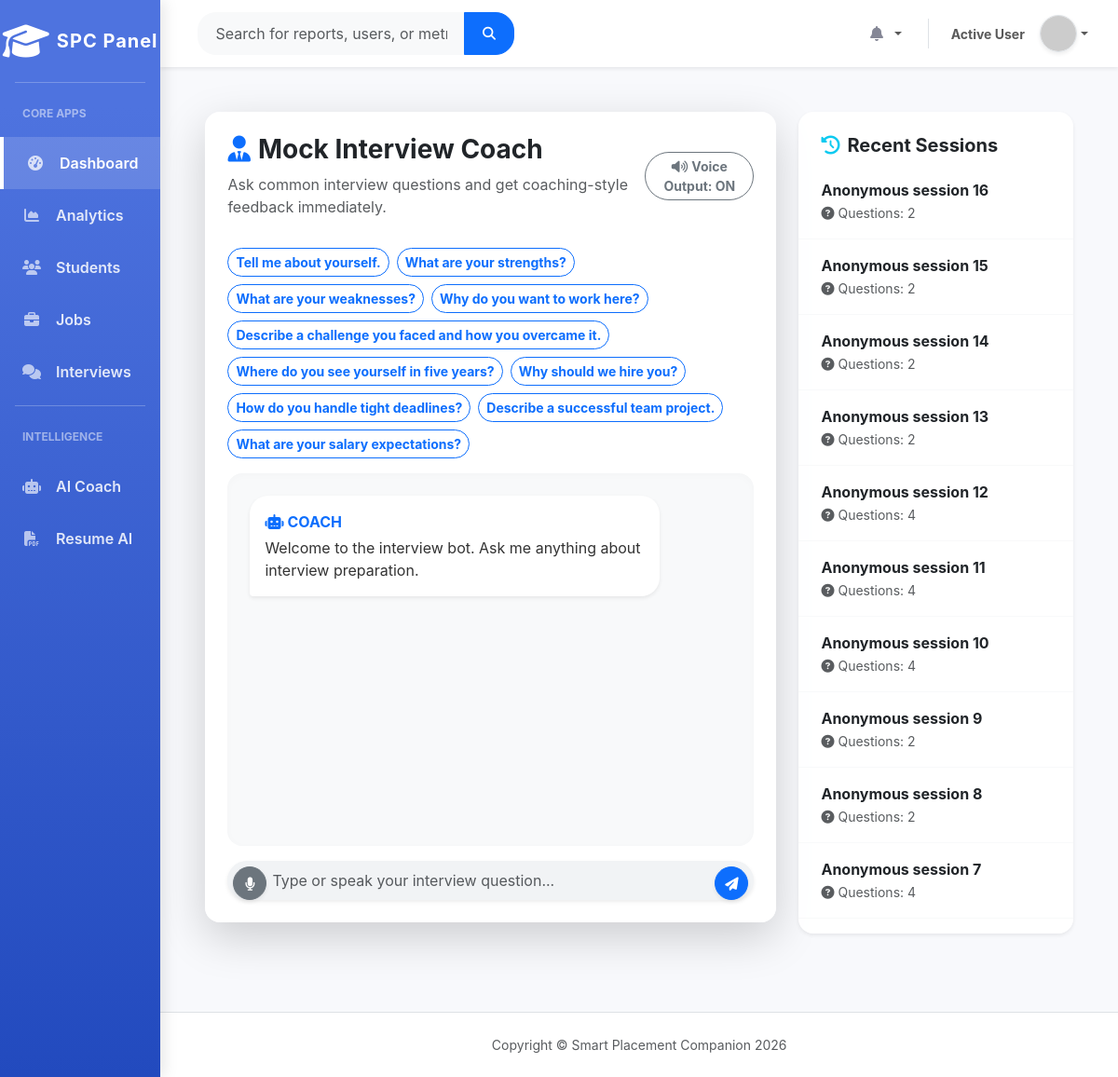
The app's page /students/mock_interview/ with its own data.
### students/models.py (models this page shows, shortened)
class MockInterviewQuestion(models.Model):
    text = models.CharField(max_length=512)
    category = models.CharField(max_length=64, blank=True, default='General')
    created_at = models.DateTimeField(auto_now_add=True)

class MockInterviewSession(models.Model):
    student = models.ForeignKey(Student, null=True, blank=True, on_delete=models.SET_NULL)
    created_at = models.DateTimeField(auto_now_add=True)
    updated_at = models.DateTimeField(auto_now=True)
    def question_count(self):
        return self.messages.count()
    def __str__(self):
        name = self.student.name if self.student else 'Anonymous'
        return f"{name} session {self.id}"

### students/views.py (the view, shortened to what this page needs)
# urls.py: path('mock_interview/', views.mock_interview, name='mock_interview'),
def mock_interview(request):
    question_bank = MockInterviewQuestion.objects.order_by('id')[:20]
    sessions = MockInterviewSession.objects.order_by('-created_at')[:10]
    return render(request, 'students/mock_interview.html', {'question_bank': question_bank, 'sessions': sessions})

### templates/students/mock_interview.html (shortened to what this page needs)
{% extends 'base.html' %}
{% block content %}
<div class="row fade-in-up delay-1 mb-5">
    <div class="col-lg-8">
        <div class="card shadow-lg border-0 rounded-4 mb-4" style="background: rgba(255,255,255,0.95);">
            <div class="card-header bg-transparent border-0 pt-4 pb-0 px-4 d-flex justify-content-between align-items-center">
                <div>
                    <h3 class="fw-bold mb-0 text-dark"><i class="fa-solid fa-user-tie me-2 text-primary"></i>Mock Interview Coach</h3>
                    <p class="text-muted mt-2 mb-0">Ask common interview questions and get coaching-style feedback immediately.</p>
                </div>
                <div>
                    <button id="ttsToggle" class="btn btn-sm btn-outline-secondary rounded-pill fw-bold"><i class="fa-solid fa-volume-high me-1"></i>Voice Output: ON</button>
                </div>
            </div>
            <div class="card-body px-4 pb-4">
                <div class="mb-3 mt-3 d-flex flex-wrap gap-2">
                    {% if question_bank %}
                    {% for q in question_bank %}
                    <button class="btn btn-outline-primary btn-sm rounded-pill fw-bold" type="button" onclick="askFromBank({{ q.id }}, '{{ q.text|escapejs }}')">{{ q.text }}</button>
                    {% endfor %}
                    {% endif %}
                </div>
                <div id="chatBox" class="border-0 rounded-4 p-4 mb-3" style="height: 400px; overflow-y: auto; background: #f8f9fa; box-shadow: inset 0 2px 10px rgba(0,0,0,0.02);"></div>
                <form id="chatForm" class="d-flex position-relative mt-2">
                    <button type="button" id="micBtn" class="btn btn-secondary rounded-circle shadow-sm position-absolute" style="left: 6px; top: 6px; width: 36px; height: 36px; padding: 0; z-index: 10;" title="Click to Speak"><i class="fa-solid fa-microphone" style="font-size: 0.9rem;"></i></button>
                    <input id="userInput" type="text" class="form-control form-control-lg rounded-pill ps-5 pe-5 border-0 shadow-sm" style="background:#f1f3f5; font-size: 1rem;" placeholder="Type or speak your interview question..." autocomplete="off">
                    <button type="submit" class="btn btn-primary rounded-circle shadow-sm position-absolute" style="right: 6px; top: 6px; width: 36px; height: 36px; padding: 0; z-index: 10;"><i class="fa-solid fa-paper-plane" style="font-size: 0.9rem;"></i></button>
                </form>
            </div>
        </div>
    </div>
    <div class="col-lg-4">
        <div class="card shadow-sm border-0 rounded-4" style="background: rgba(255,255,255,0.95);">
            <div class="card-header bg-transparent border-0 pt-4 pb-2 px-4">
                <h5 class="fw-bold mb-0"><i class="fa-solid fa-clock-rotate-left me-2 text-info"></i>Recent Sessions</h5>
            </div>
            <div class="card-body px-0 pt-0">
                <ul class="list-group list-group-flush border-top-0">
                    {% for session in sessions %}
                    <li class="list-group-item px-4 py-3 bg-transparent border-bottom border-light">
                        <div class="fw-bold text-dark">{{ session }}</div>
                        <small class="text-muted"><i class="fa-solid fa-circle-question me-1"></i>Questions: {{ session.question_count }}</small>
                    </li>
                    {% empty %}
                    <li class="list-group-item px-4 py-3 bg-transparent text-muted"><i class="fa-solid fa-ghost me-2"></i>No sessions yet.</li>
                    {% endfor %}
                </ul>
            </div>
        </div>
    </div>
</div>
{% endblock %}

### templates/base.html (style rules this page uses)
:root { --sidebar-width: 250px; --primary-color: #4e73df; --bg-light: #f8f9fc; --text-gray-400: #d1d3e2; --text-gray-800: #5a5c69; }
body { font-family: 'Inter', -apple-system, BlinkMacSystemFont, "Segoe UI", Roboto, "Helvetica Neue", Arial, sans-serif; background-color: var(--bg-light); overflow-x: hidden; color: var(--text-gray-800); }
.card { border: none; border-radius: 0.75rem; box-shadow: 0 0.15rem 1.75rem 0 rgba(58, 59, 69, 0.1); transition: transform 0.2s ease-in-out, box-shadow 0.2s ease; }
.card-header { background-color: #f8f9fc; border-bottom: 1px solid #e3e6f0; border-top-left-radius: 0.75rem !important; border-top-right-radius: 0.75rem !important; }

### records on screen
MockInterviewQuestion: text "Tell me about yourself."
MockInterviewQuestion: text "What are your strengths?"
MockInterviewQuestion: text "What are your weaknesses?"
MockInterviewQuestion: text "Why do you want to work here?"
MockInterviewQuestion: text "Describe a challenge you faced and how you overcame it."
MockInterviewQuestion: text "Where do you see yourself in five years?"
MockInterviewQuestion: text "Why should we hire you?"
MockInterviewQuestion: text "How do you handle tight deadlines?"
MockInterviewQuestion: text "Describe a successful team project."
MockInterviewQuestion: text "What are your salary expectations?"
MockInterviewSession: student+id "Anonymous session 16", question_count "2"
MockInterviewSession: student+id "Anonymous session 15", question_count "2"
MockInterviewSession: student+id "Anonymous session 14", question_count "2"
MockInterviewSession: student+id "Anonymous session 13", question_count "2"
MockInterviewSession: student+id "Anonymous session 12", question_count "4"
MockInterviewSession: student+id "Anonymous session 11", question_count "4"
MockInterviewSession: student+id "Anonymous session 10", question_count "4"
MockInterviewSession: student+id "Anonymous session 9", question_count "2"
MockInterviewSession: student+id "Anonymous session 8", question_count "2"
MockInterviewSession: student+id "Anonymous session 7", question_count "4"

### other values on screen
{{ user.username|default:"Active User" }} "Active User"
